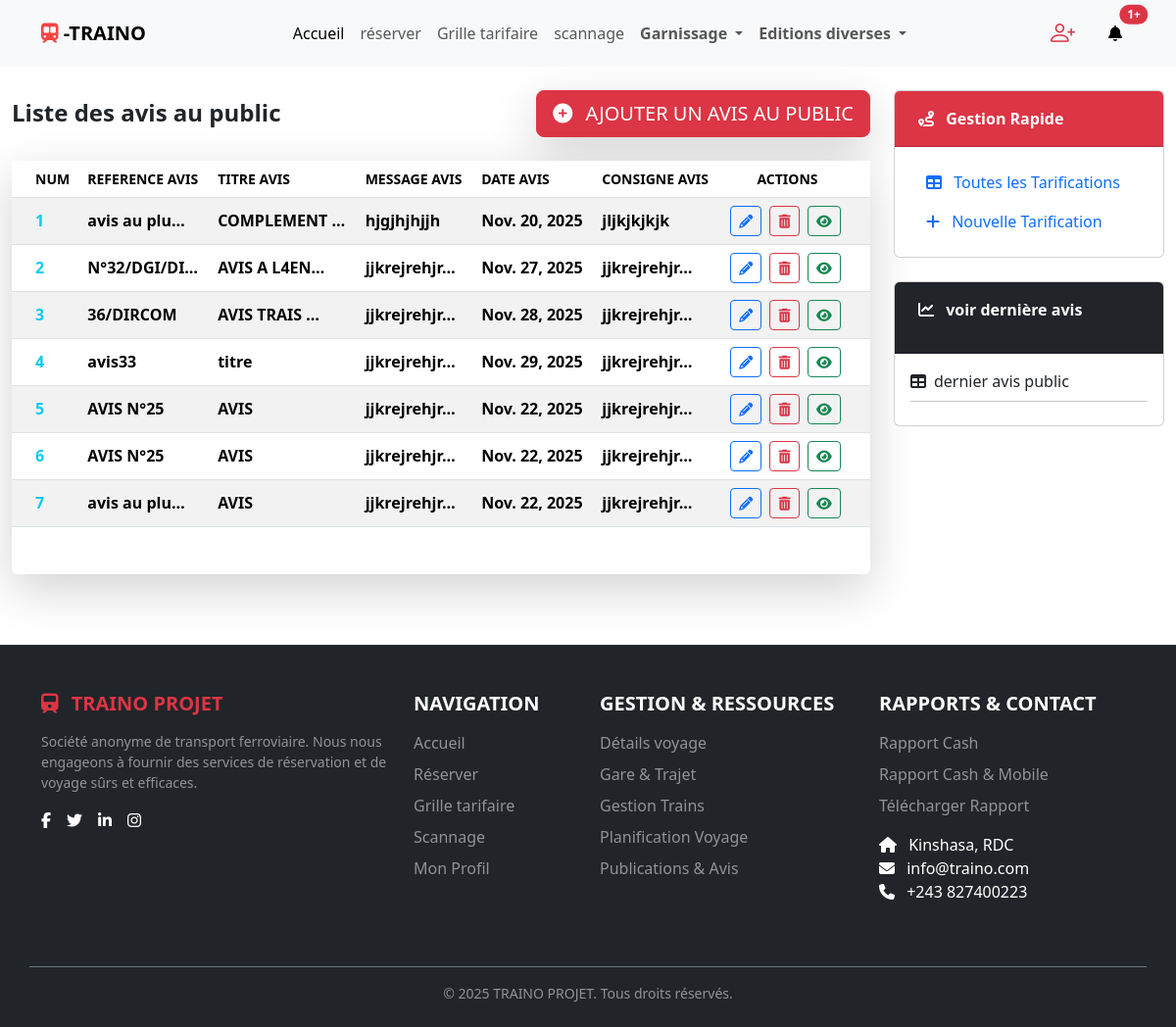
The page /publication_avis/lire_publication_avis (signed in) on the database its author committed.
### publication_avis/models.py (models this page shows, shortened)
class Publication_avis(models.Model):
    reference_avis = models.TextField(
        verbose_name='reference_avis ',
        help_text="reference_avis",
        null = False,
        blank= False,
    )
    titre_avis = models.TextField(
        verbose_name='titre_avis',
        help_text="titre_avis",
        null = False,
        blank= False,
    )
    message_avis = models.TextField(
        verbose_name='message_avis',
        help_text="message_avis",
        null = False,
        blank= False,
    )
    date_avis = models.DateField()
    consigne_avis = models.TextField(
        verbose_name='consigne_avis',
        help_text="consigne_avis",
        null = False,
        blank= False,
    )
    slug = models.SlugField(
        default="jkjkhjdhjdhjzhjezjkoiuehb5kskhjbvbzhj5685dhhzehjjkehjzhjehhjcncjkzzjkzoiioeuiuirhcbzbnklqkdhshdbbb",
        max_length= 100
    )

### publication_avis/views.py (the view)
# urls.py: path('lire_publication_avis', lire_publication_avis , name = 'lire_publication_avis'),
@login_required
def lire_publication_avis(request):
    context = {
        'publication_avis' : Publication_avis.objects.all(),
        'total_compt' : Publication_avis.objects.count(),
    }
    return render(request, 'publication_avis/dashbord_publication_avis.html', context)

### publication_avis/templates/publication_avis/dashbord_publication_avis.html (shortened to what this page needs)
{% extends 'front/header/header.html' %}
{% load static %}
{% block extra_css %}
    <link rel="stylesheet" href="{% static 'css/publication_avis/dashbord_publication_aviscss' %}">
{% endblock %}
{% block containter%}
    <div class="container-fluid py-4 mb-5">
        <div class="row g-4">
            <div class="col-lg-9 order-lg-1 order-2">
                <div class="row page-header-row">
                    <div class="col-12">
                        <div class="d-flex justify-content-between align-items-center mb-4">
                            <h4 class="mb-0 fw-bold text-dark">Liste des avis au public</h4>
                            <div>
                                <button type="button" class="btn btn-lg btn-danger shadow-lg btn-add-station" data-bs-toggle="modal" data-bs-target="#creationModal">
                                    <i class="fas fa-plus-circle me-2"></i> AJOUTER UN AVIS AU PUBLIC
                                </button>
                            </div>
                        </div>
                        <div class="card shadow-lg border-0">
                            <div class="card-body p-0">
                                <div class="table-responsive">
                                    <table class="table table-striped table-hover mb-0 align-middle mb-5">
                                        <thead class="bg-light">
                                            <tr class="text-uppercase small fw-bold">
                                                <th scope="col" class="ps-4">Num</th>
                                                <th scope="col">reference avis</th>
                                                <th scope="col">titre avis</th>
                                                <th scope="col">message avis</th>
                                                <th scope="col">date avis</th>
                                                <th scope="col">consigne avis</th>
                                                <th scope="col" class="text-center pe-4">Actions</th>
                                            </tr>
                                        </thead>
                                        <tbody>
                                            {% for publication_avis_ in publication_avis %}
                                                <tr class="table-row">
                                                    <th scope="row" class="ps-4 text-info">{{ publication_avis_.id}}</th>
                                                    <td class="fw-bold">{{ publication_avis_.reference_avis |truncatechars:12 }}</td>
                                                    <td class="fw-bold">{{ publication_avis_.titre_avis |truncatechars:12 }}</td>
                                                    <td class="fw-bold">{{ publication_avis_.message_avis |truncatechars:12 }}</td>
                                                    <td class="fw-bold"><span >{{ publication_avis_.date_avis }}</span></td>
                                                    <td class="fw-bold">{{ publication_avis_.consigne_avis |truncatechars:12 }}</td>
                                                    <td class="text-center pe-4">
                                                        <a class="btn btn-sm btn-outline-primary me-1"
                                                            href="{% url 'publication_avis:modifier_publication_avis' publication_avis_.id publication_avis_.slug %}"
                                                            title="Modifier">
                                                            <i class="fas fa-pencil-alt"></i>
                                                        </a>
                                                        <a class="btn btn-sm btn-outline-danger me-1"
                                                            href="{% url 'publication_avis:delete_publication_avis' publication_avis_.id publication_avis_.slug %}"
                                                            title="Supprimer">
                                                            <i class="fas fa-trash-alt"></i>
                                                        </a>
                                                        <a type="button"
                                                            href="{% url 'publication_avis:details_publication_avis' publication_avis_.id  %}"
                                                            class="btn btn-sm btn-outline-success me-1" title="Détails">
                                                            <i class="fas fa-eye"></i>
                                                        </a>
                                                    </td>
                                                </tr>
                                            {% empty %}
                                                <tr>
                                                    <td colspan="8" class="text-center py-5 text-muted">Aucune publication trouvée. Ajoutez-en une !</td>
                                                </tr>
                                            {% endfor %}
                                        </tbody>
                                    </table>
                                </div>
                            </div>
                        </div>
                    </div>
                </div>
            </div>
            <div class="col-lg-3 order-lg-2 order-1">
                <div class="sticky-sidebar">
                    <div class="card sidebar-card mb-4">
                        <div class="card-header bg-danger text-white fw-bold py-3 px-4 rounded-top-lg">
                            <i class="fas fa-route me-2"></i> Gestion Rapide
                        </div>
                        <div class="card-body p-3 sidebar-link-group">
                            <nav class="nav flex-column">
                                <a class="nav-link active" aria-current="page" href="{% url 'tarification:grille_tarifaire' %}"><i class="fas fa-table me-2"></i> Toutes les Tarifications</a>
                                <a href="{% url 'tarification:creation_tarification' %}" class="nav-link" type="button" class="btn btn-lg btn-danger shadow-lg btn-add-station" ><i class="fas fa-plus me-2"></i> Nouvelle Tarification</a>
                            </nav>
                        </div>
                    </div>
                    <div class="card sidebar-card mb-4">
                        <div class="card-header bg-dark text-white fw-bold py-3 px-4 rounded-top-lg">
                            <p >
                                <i class="fas fa-chart-line me-2"></i> voir dernière avis
                            </p>
                        </div>
                        <div class="card-body p-3">
                            <div class="d-flex justify-content-between align-items-center mb-2">
                                <a class="nav-link active" aria-current="page" href="{% url 'publication_avis:dernier_publication_avis' %}"><i class="fas fa-table me-2"></i>dernier avis public</a>
                            </div>
                            <hr class="my-2">
                        </div>
                    </div>
                </div>
            </div>
        </div>
    </div>
{% endblock %}

### rows shown on the page
Publication_avis: id "1", reference_avis "avis au plu…", titre_avis "COMPLEMENT …", message_avis "hjgjhjhjjh", date_avis "Nov. 20, 2025", consigne_avis "jljkjkjkjk"
Publication_avis: id "2", reference_avis "N°32/DGI/DI…", titre_avis "AVIS A L4EN…", message_avis "jjkrejrehjr…", date_avis "Nov. 27, 2025", consigne_avis "jjkrejrehjr…"
Publication_avis: id "3", reference_avis "36/DIRCOM", titre_avis "AVIS TRAIS …", message_avis "jjkrejrehjr…", date_avis "Nov. 28, 2025", consigne_avis "jjkrejrehjr…"
Publication_avis: id "4", reference_avis "avis33", titre_avis "titre", message_avis "jjkrejrehjr…", date_avis "Nov. 29, 2025", consigne_avis "jjkrejrehjr…"
Publication_avis: id "5", reference_avis "AVIS N°25", titre_avis "AVIS", message_avis "jjkrejrehjr…", date_avis "Nov. 22, 2025", consigne_avis "jjkrejrehjr…"
Publication_avis: id "6", reference_avis "AVIS N°25", titre_avis "AVIS", message_avis "jjkrejrehjr…", date_avis "Nov. 22, 2025", consigne_avis "jjkrejrehjr…"
Publication_avis: id "7", reference_avis "avis au plu…", titre_avis "AVIS", message_avis "jjkrejrehjr…", date_avis "Nov. 22, 2025", consigne_avis "jjkrejrehjr…"
